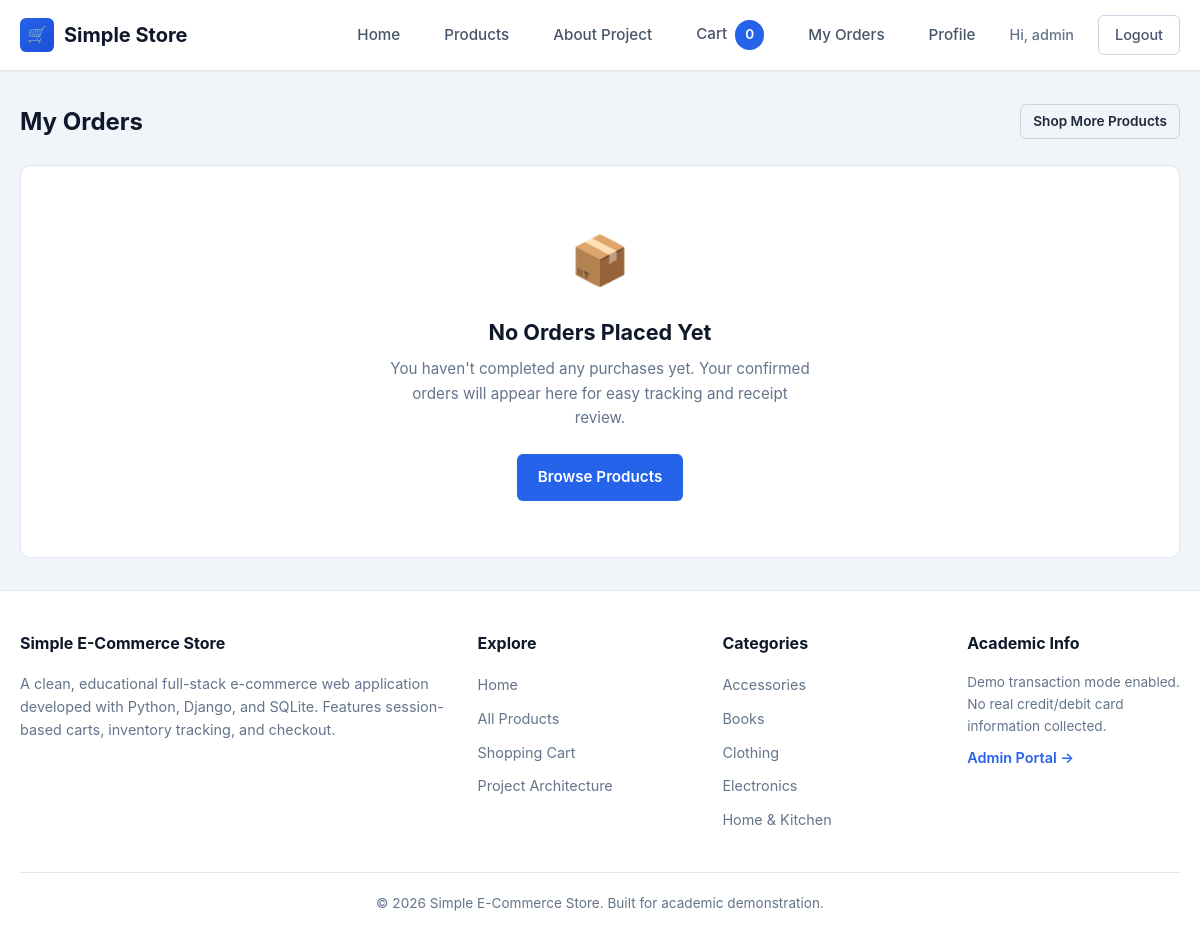
Page /orders/ (signed in) on the committed database.
### store/models.py (models this page shows, shortened)
class Category(models.Model):
    name = models.CharField(max_length=100, unique=True)
    slug = models.SlugField(max_length=120, unique=True, blank=True)
    description = models.TextField(blank=True)
    created_at = models.DateTimeField(auto_now_add=True)
    class Meta:
        verbose_name = 'category'
        verbose_name_plural = 'categories'
        ordering = ['name']

### store/views.py (the view)
# urls.py: path('orders/', views.order_list, name='order_list'),
@login_required
def order_list(request):
    orders = Order.objects.filter(user=request.user).order_by('-created_at')
    return render(request, 'orders.html', {
        'orders': orders,
    })

### store/cart.py (called while the page is built, shortened)
    def __iter__(self):
        product_ids = [int(pid) for pid in self.cart.keys() if pid.isdigit()]
        products = Product.objects.filter(id__in=product_ids)
        product_map = {p.id: p for p in products}

    def __len__(self):
        return sum(qty for qty in self.cart.values() if isinstance(qty, int))

    def get_total_price(self):
        total = Decimal('0.00')
        for item in self:
            total += item['total_price']
        return total

### store/context_processors.py (called while the page is built)
def cart_context(request):
    cart = Cart(request)
    return {
        'cart': cart,
        'cart_total_items': len(cart),
        'cart_total_price': cart.get_total_price(),
        'all_categories': Category.objects.all(),
    }

### templates/orders.html (shortened to what this page needs)
{% extends 'base.html' %}
{% block content %}
<div class="container">
  <div class="section-header">
    <h1 class="section-title">My Orders</h1>
    <a href="{% url 'store:product_list' %}" class="btn btn-outline btn-sm">Shop More Products</a>
  </div>
  {% if orders %}
    <div class="data-table-container">
      <table class="data-table" id="ordersTable">
        <thead>
          <tr>
            <th>Order #</th>
            <th>Date Placed</th>
            <th>Items</th>
            <th>Total Amount</th>
            <th>Status</th>
            <th>Action</th>
          </tr>
        </thead>
        <tbody>
          {% for ord in orders %}
            <tr>
              <td>
                <a href="{% url 'store:order_detail' ord.order_number %}" style="font-weight: 700;">
                  #{{ ord.order_number }}
                </a>
              </td>
              <td>{{ ord.created_at|date:"M d, Y &bull; H:i" }}</td>
              <td>{{ ord.items.count }} item{{ ord.items.count|pluralize }}</td>
              <td><strong>${{ ord.total_amount }}</strong></td>
              <td>
                <span class="status-badge status-{{ ord.status|lower }}">
                  {{ ord.status }}
                </span>
              </td>
              <td>
                <a href="{% url 'store:order_detail' ord.order_number %}" class="btn btn-outline btn-sm">
                  View Order
                </a>
              </td>
            </tr>
          {% endfor %}
        </tbody>
      </table>
    </div>
  {% else %}
    <div class="empty-state">
      <div class="empty-icon">📦</div>
      <h2 class="empty-title">No Orders Placed Yet</h2>
      <p class="empty-text">
        You haven't completed any purchases yet. Your confirmed orders will appear here for easy tracking and receipt review.
      </p>
      <a href="{% url 'store:product_list' %}" class="btn btn-primary">Browse Products</a>
    </div>
  {% endif %}
</div>
{% endblock %}

### templates/base.html (shortened to what this page needs)
{% load static %}
<!DOCTYPE html>
<html lang="en">
<head>
  <link rel="stylesheet" href="{% static 'css/style.css' %}">
</head>
<body>
  <header class="site-header" id="siteHeader">
    <div class="header-container">
      <a href="{% url 'store:home' %}" class="brand-logo" id="brandLogo">
        <div class="brand-icon">🛒</div>
        <span>Simple Store</span>
      </a>
      <nav class="main-nav" id="mainNav">
        <a href="{% url 'store:home' %}" class="nav-link" id="navHome">Home</a>
        <a href="{% url 'store:product_list' %}" class="nav-link" id="navProducts">Products</a>
        <a href="{% url 'store:about' %}" class="nav-link" id="navAbout">About Project</a>
        <a href="{% url 'store:cart_detail' %}" class="nav-link" id="navCart">
          Cart <span class="nav-cart-badge" id="cartBadge">{{ cart_total_items }}</span>
        </a>
        {% if user.is_authenticated %}
          <a href="{% url 'store:order_list' %}" class="nav-link" id="navOrders">My Orders</a>
          <a href="{% url 'store:profile' %}" class="nav-link" id="navProfile">Profile</a>
          <span class="nav-user-greeting">Hi, {{ user.first_name|default:user.username }}</span>
          <a href="{% url 'store:logout' %}" class="nav-btn nav-btn-outline" id="navLogout">Logout</a>
        {% else %}
          <a href="{% url 'store:login' %}" class="nav-link" id="navLogin">Login</a>
          <a href="{% url 'store:register' %}" class="nav-btn nav-btn-primary" id="navRegister">Register</a>
        {% endif %}
      </nav>
    </div>
  </header>
  <main class="main-wrapper" id="mainContent">
    {% block content %}{% endblock %}
  </main>
  <footer class="site-footer" id="siteFooter">
    <div class="container">
      <div class="footer-grid">
        <div class="footer-col">
          <h4>Simple E-Commerce Store</h4>
          <p>
            A clean, educational full-stack e-commerce web application developed with Python,
            Django, and SQLite. Features session-based carts, inventory tracking, and checkout.
          </p>
        </div>
        <div class="footer-col">
          <h4>Explore</h4>
          <ul class="footer-links">
            <li><a href="{% url 'store:home' %}">Home</a></li>
            <li><a href="{% url 'store:product_list' %}">All Products</a></li>
            <li><a href="{% url 'store:cart_detail' %}">Shopping Cart</a></li>
            <li><a href="{% url 'store:about' %}">Project Architecture</a></li>
          </ul>
        </div>
        <div class="footer-col">
          <h4>Categories</h4>
          <ul class="footer-links">
            {% for cat in all_categories|slice:":5" %}
              <li><a href="{% url 'store:product_list' %}?category={{ cat.slug }}">{{ cat.name }}</a></li>
            {% empty %}
              <li><span>Electronics</span></li>
              <li><span>Clothing</span></li>
              <li><span>Books</span></li>
            {% endfor %}
          </ul>
        </div>
        <div class="footer-col">
          <h4>Academic Info</h4>
          <p style="font-size: 0.85rem; color: var(--color-text-muted);">
            Demo transaction mode enabled. No real credit/debit card information collected.
          </p>
          {% if user.is_staff %}
            <p style="margin-top: 0.5rem;"><a href="/admin/" style="font-weight: 600; color: var(--color-primary);">Admin Portal &rarr;</a></p>
          {% endif %}
        </div>
      </div>
      <div class="footer-bottom">
        <p>&copy; 2026 Simple E-Commerce Store. Built for academic demonstration.</p>
      </div>
    </div>
  </footer>
</body>
</html>

### rows in the picture
Category: name "Accessories"
Category: name "Books"
Category: name "Clothing"
Category: name "Electronics"
Category: name "Home & Kitchen"

### other values in the picture
{{ cart_total_items }} "0"
{{ user.first_name|default:user.username }} "admin"
